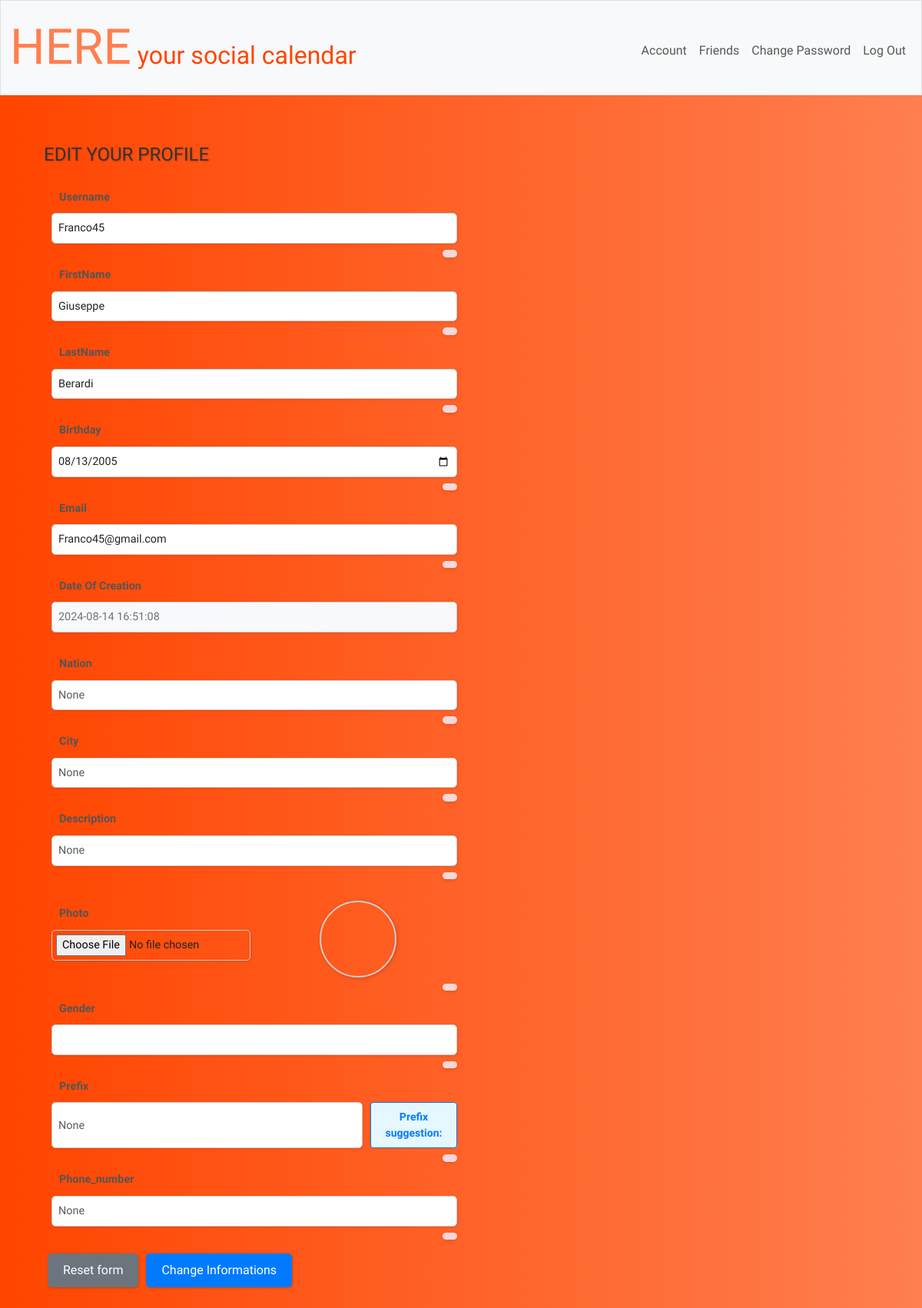
/change_informations (signed in), run on the app's committed database.
### tables this page shows
CREATE TABLE user (
    id INTEGER PRIMARY KEY,
    username TEXT NOT NULL UNIQUE,
    FirstName TEXT,
    LastName TEXT,
    birthday DATE,
    email TEXT NOT NULL UNIQUE,
    hash TEXT,
    conn_token VARCHAR(255),
    timestamp DATETIME DEFAULT CURRENT_TIMESTAMP
);

### app.py (the view, shortened to what this page needs)
@app.route("/change_informations", methods=["GET", "POST"])
@login_required
def informations():
    if request.method == "GET":
        informations = dict(db.execute("SELECT * FROM user WHERE id = ?", session["user_id"])[0])
        optional_informations = dict(db.execute("SELECT * FROM user_optional WHERE id = ?", session["user_id"])[0])
        phone_string = optional_informations["number"]
        if phone_string != None:
            del optional_informations["number"]
            optional_informations["prefix"], optional_informations["phone_number"] = split_phonenumber(phone_string)
        else:
            del optional_informations["number"]
            optional_informations["prefix"] = None
            optional_informations["phone_number"] = None
        print(optional_informations.get('gender', 0))
        return render_template("informations.html", informations=informations.items(), optional_informations=optional_informations.items(), gender=optional_informations.get('gender'))

### helpers.py (called while the page is built)
def login_required(f):
    @wraps(f)
    def decorated_function(*args, **kwargs):
        if session.get("user_id") is None:
            return redirect("/login")
        return f(*args, **kwargs)
    return decorated_function

### templates/informations.html (shortened to what this page needs)
{% extends "root.html" %}
{% block main %}
    <div class="form-container">
        <h1>EDIT YOUR PROFILE</h1>
        <form action="/change_informations" method="post" enctype="multipart/form-data" style="display: contents">
            {% for key, value in informations %}
                {% if key != 'hash' and key != 'id' and key != 'conn_token' and key != 'timestamp' and key != 'birthday' %}
                    <div class="form-group">
                        <div class="input-container">
                            <label for="{{ key }}">{{ key }}</label>
                            <input type="text" name="{{ key }}" id="{{ key }}" class="form-control {{ key }}" value="{{ value }}">
                        </div>
                        <div class="{{ key }} error error-message"></div>
                    </div>
                {% elif key == 'timestamp' %}
                    <div class="form-group">
                        <div class="input-container">
                            <label>Date of Creation</label>
                            <input type="text" class="date-of-creation" value="{{ value }}" readonly>
                        </div>
                    </div>
                {% elif key == 'birthday' %}
                    <div class="form-group">
                        <div class="input-container">
                            <label for="{{ key }}">{{ key }}</label>
                            <input type="date" name="{{ key }}" id="{{ key }}" class="form-control {{ key }}" value="{{ value }}">
                        </div>
                        <div class="{{ key }} error error-message"></div>
                    </div>
                {% endif %}
            {% endfor %}
            {% for key, value in optional_informations %}
                {% if key != 'id' and key != 'username' %}
                    <div class="form-group">
                        {% if key == 'photo' %}
                            <div class="input-container">
                                <label for="{{ key }}">{{ key | capitalize }}</label>
                                <input name="photo" id="newphoto_file" type="file" accept="image/*" class="form-control-file">
                            </div>
                            <div class="photo-preview-container">
                                <img id="PhotoPreview" class="photo-preview" />
                            </div>
                            <div class="{{ key }} error error-message"></div>
                        {% elif key == 'gender' %}
                            <div class="input-container">
                                <label for="{{ key }}">{{ key | capitalize }}</label>
                                <select id="gender" name="gender" class="form-control">
                                </select>
                            </div>
                            <div id="error_NG" class="error error-message"></div>
                        {% elif key == 'nation' %}
                            <div class="input-container">
                                <label for="{{ key }}">{{ key | capitalize }}</label>
                                <input type="text" name="nation" value="{{ value }}" id="nation" list="myDatalist" class="form-control">
                            </div>
                            <div id="error_NN" class="error error-message"></div>
                        {% elif key == 'city' %}
                            <div class="input-container">
                                <label for="{{ key }}">{{ key | capitalize }}</label>
                                <input type="text" name="city" value="{{ value }}" id="city" list="myDatalist2" class="form-control">
                            </div>
                            <div id="error_NC" class="error error-message"></div>
                        {%elif key == 'prefix'%}
                            <div class="input-container">
                                <label for="{{ key }}">{{ key | capitalize }}</label>
                                <div id="prefixContainer" style="display: flex; flex-direction: row">
                                    <input type="text" id="{{ key }}" name="{{ key }}" value="{{ value }}" class="form-control">
                                    <div id="prefixBox" class="{{ key }}Info"></div>
                                </div>
                            </div>
                            <div class="{{ key }} error error-message"></div>
                        {% else %}
                            <div class="input-container">
                                <label for="{{ key }}">{{ key | capitalize }}</label>
                                <input type="text" id="{{ key }}" name="{{ key }}" value="{{ value }}" class="form-control">
                            </div>
                            <div class="{{ key }} error error-message"></div>
                        {% endif %}
                    </div>
                {% endif %}
            {% endfor %}
            <div class="form-actions">
                <button type="reset" id="resetButton" class="btn btn-secondary" onclick="remove_errors()">Reset form</button>
                <input type="submit" id="submit_changes" class="btn btn-primary" value="Change Informations">
            </div>
        </form>
    </div>
{% endblock %}

### static/css/styles.css (style rules this page uses)
body { font-family: "Archivo Black"; background: linear-gradient(to right, #FF4500, #FF7F50); }
.btn { color: black; margin: 5px; background-color: white; }
.form-container { display: flex; flex-direction: column; align-items: flex-start; margin: 5px; width: 100%; }
.form-group { display: flex; flex-direction: row; align-items: center; margin-bottom: 1.0rem; width: 50%; position: relative; }
.input-container { flex: 1; display: flex; flex-direction: column; position: relative; }
.form-control { padding: 0.5rem; border-radius: 5px; border: 1px solid #ccc; transition: border-color 0.3s ease; width: 100%; }
.error-message { position: absolute; right: 0; top: 100%; transform: translateY(5px); background-color: #f8d7da; color: #721c24; padding: 0.3rem 0.6rem; border-radius: 5px; font-size: 0.875rem; box-shadow: 0 2px 5px rgba(0, 0, 0, 0.1); width: auto; }
.photo-preview-container { flex: 1; margin-left: 10px; display: flex; align-items: center; justify-content: center; }
.photo-preview { width: 100px; height: 100px; margin-top: 20px; object-fit: cover; border-radius: 50%; border: 2px solid #ccc; box-shadow: 0 2px 5px rgba(0, 0, 0, 0.2); transition: transform 0.3s ease, box-shadow 0.3s ease; }
.btn { display: block; }
.form-control { padding: 0.5rem; border-radius: 5px; border: 1px solid #ccc; transition: border-color 0.3s ease; }
#prefixBox { display: inline-block; padding: 8px 12px; background-color: #e6f7ff; color: #007bff; border: 1px solid #007bff; border-radius: 4px; font-weight: bold; font-size: 14px; margin-left: 10px; }
.btn-primary { background-color: #007bff; color: white; }
.btn-secondary { background-color: #6c757d; color: white; }
.error-message { color: #dc3545; font-size: 12px; margin-top: 2px; }

### templates/informations.html (style rules this page uses)
.form-container { width: 100%; padding: 10px; overflow: hidden; }
h1 { float: left; text-align: left; font-size: 1.5rem; margin-bottom: 10px; width: 100%; color: #333; text-shadow: 1px 1px 2px rgba(0, 0, 0, 0.2); }
.form-group { float: left; width: calc(50% - 20px); margin: 10px 10px; position: relative; }
label { text-align: left; font-size: 0.9rem; font-weight: bold; margin: 10px; color: #555; display: inline-block; text-transform: capitalize; }
.form-control, .form-control-file { padding: 8px; font-size: 0.9rem; border-radius: 5px; border: 1px solid #ccc; width: 100%; box-sizing: border-box; transition: all 0.3s ease; box-shadow: 1px 1px 3px rgba(0, 0, 0, 0.1); }
.form-control-file { padding: 5px; }
.date-of-creation { padding: 8px; font-size: 0.9rem; border-radius: 5px; background-color: #f8f9fa; border: 1px solid #ccc; color: #6c757d; width: 100%; box-shadow: 1px 1px 3px rgba(0, 0, 0, 0.1); text-align: left; box-sizing: border-box; }
input[list] { position: relative; }
#PhotoPreview { width: 100px; height: 100px; object-fit: cover; border-radius: 50%; margin-top: 25px; box-shadow: 1px 1px 5px rgba(0, 0, 0, 0.2); }
.form-actions { display: flex; float: left; width: 100%; margin-top: 20px; }
.btn { padding: 10px 20px; font-size: 1rem; border-radius: 5px; border: none; cursor: pointer; transition: all 0.3s ease; box-shadow: 1px 1px 3px rgba(0, 0, 0, 0.2); }
.btn-primary { background-color: #007bff; color: white; }
.btn-secondary { background-color: #6c757d; color: white; }
.error { color: red; font-size: 0.8rem; margin-top: 3px; }

### data on the page
user: key "Username", username "Franco45", key "FirstName", FirstName "Giuseppe", key "LastName", LastName "Berardi", key "Birthday", birthday "08/13/2005", key "Email", email "Franco45@gmail.com", timestamp "2024-08-14 16:51:08"

### other printed values
{{ key | capitalize }} "Nation"
{{ key | capitalize }} "City"
{{ key | capitalize }} "Description" "Phone_number"
{{ key | capitalize }} "Photo"
{{ key | capitalize }} "Gender"
{{ key | capitalize }} "Prefix"
